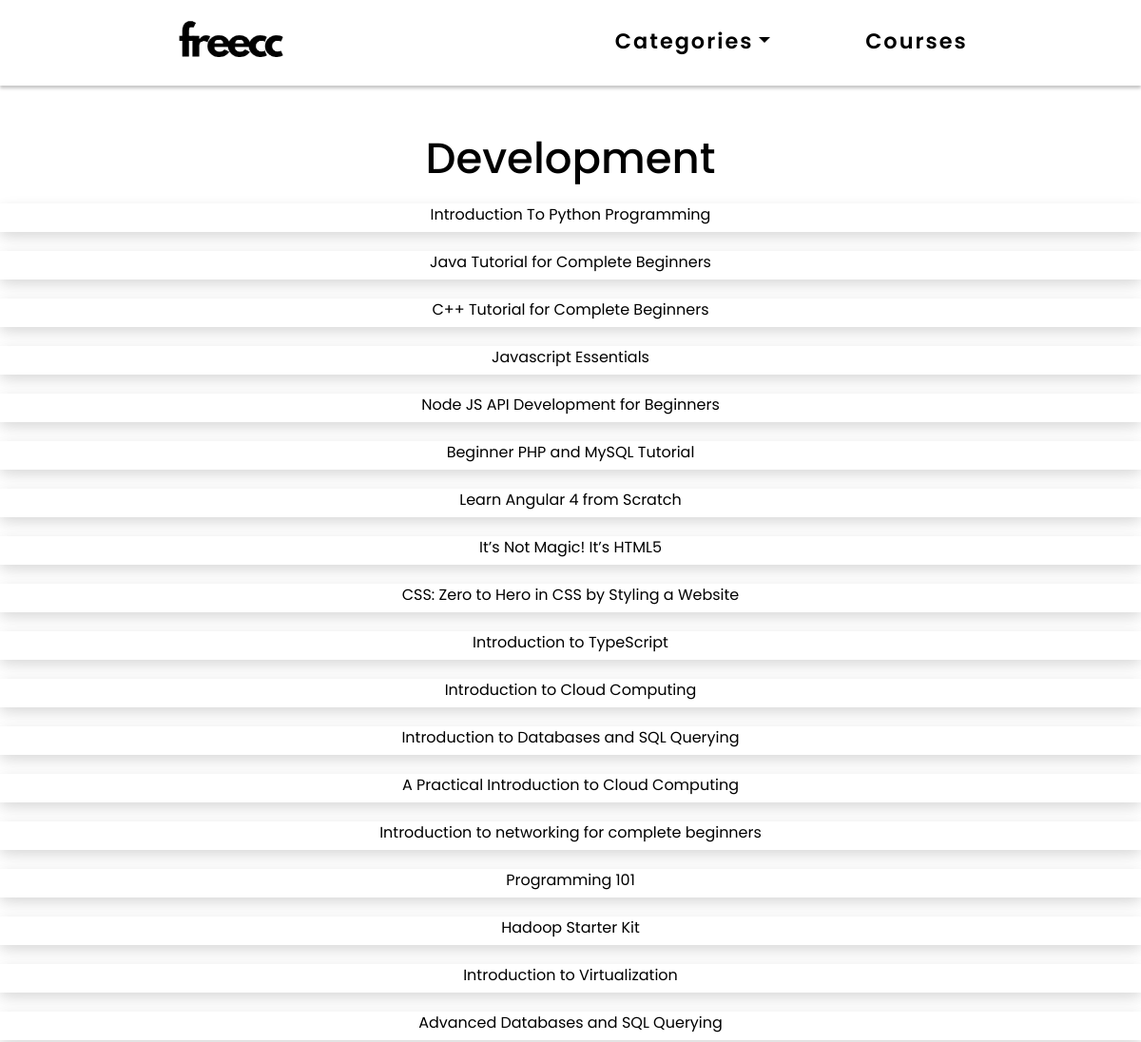
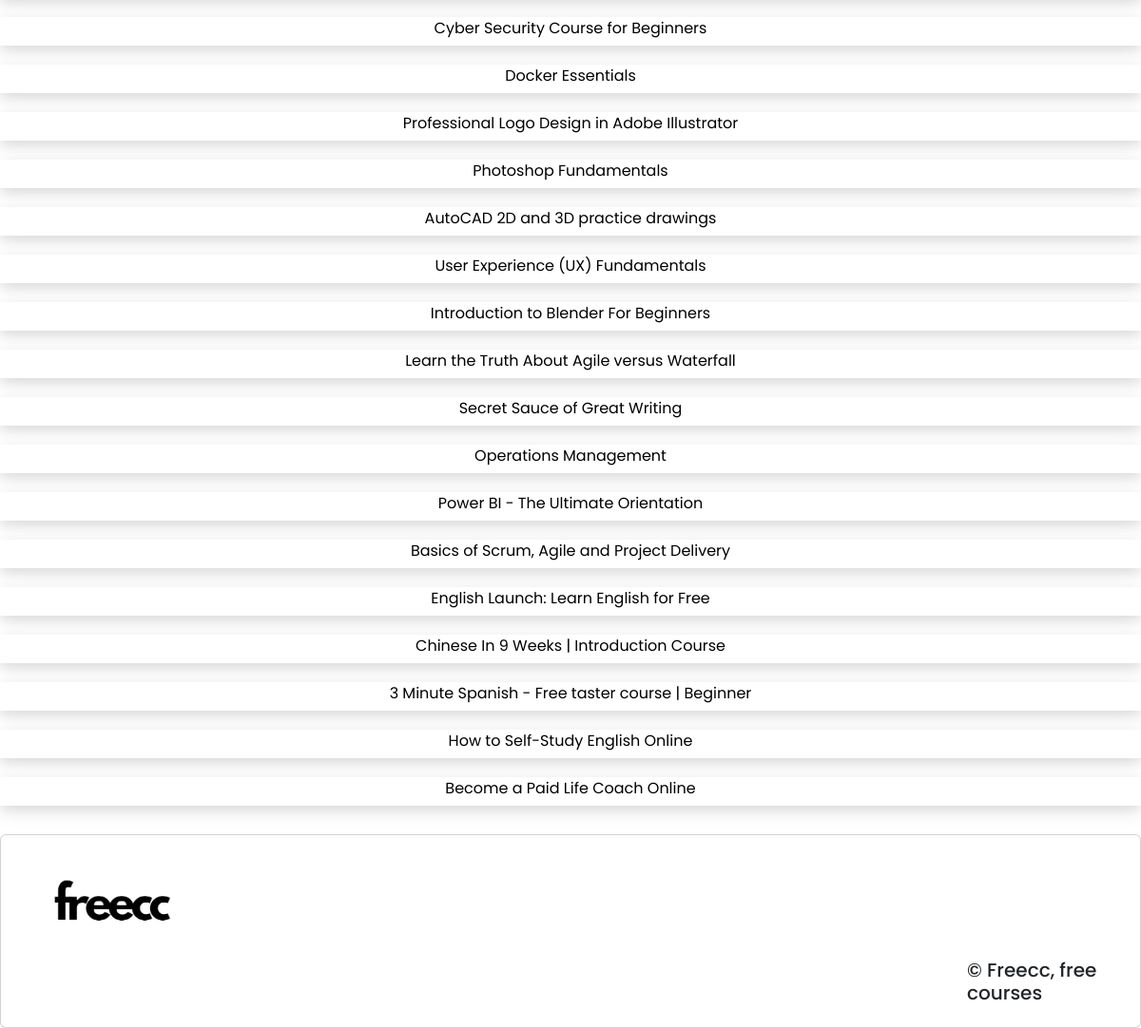
The app's page /category_detail/3/ with its own data (2 pictures, top to bottom).
### course/models.py (models this page shows, shortened)
class Category(models.Model):
      title = models.CharField(max_length=50)
      course = models.ManyToManyField(Course)

class Course(models.Model):
      title = models.CharField(max_length=50)
      desc = models.TextField(max_length=300)
      img = models.ImageField(blank=True)
      url = models.URLField(max_length=200)

### course/views.py (the view)
# urls.py: path('category_detail/<pk>/', views.category_detail, name='category_detail'),
def category_detail(request, pk):
      category_list = Category.objects.get(pk=pk)
      course_set = Course.objects.all()
      context = {
            'category_list': category_list,
            'course_set': course_set
      }
      return render(request, 'course/category_detail.html', context)

### course/templates/course/category_detail.html
{% extends 'base.html' %}
{% load static %}
{% block content %}
<div class="containers">
    <h4><a href="{% url 'course:index' %}">{{ category_list.title }}</a></h4>
    <div class="rows">
        {% for query in course_set.all %}
        <a style="display: flex;" href="/{{ query.id }}">
            {{ query.title }}
        </a>
        {% endfor %}
    </div>
</div>
{% endblock %}

### course/templates/base.html (shortened to what this page needs)
{% load static %}
<!DOCTYPE html>
<html lang="en">
<head>
      <link rel="stylesheet" href="https://cdnjs.cloudflare.com/ajax/libs/font-awesome/4.7.0/css/font-awesome.min.css">
      <link href="https://cdn.jsdelivr.net/npm/bootstrap@5.3.3/dist/css/bootstrap.min.css" rel="stylesheet"
>
      <link rel="stylesheet" href="{% static 'css/base.css' %}">
</head>
<body>
      <header>
            <div class="logo">
                  <a href="{% url 'course:index' %}"><img src="{% static 'images/logo.png' %}" alt="" width="180"></a>
            </div>
            <div class="menu">
                  <ul class="nav nav-pills">
                        <li class="nav-item dropdown">
                              <a class="nav-link dropdown-toggle" data-bs-toggle="dropdown" href="#" role="button"
                                    aria-expanded="false">Categories</a>
                        </li>
                        <li class="nav-item">
                              <a class="nav-link" href="{% url 'course:course' %}">Courses</a>
                        </li>
                  </ul>
            </div>
      </header>
      {% block content %}
      {% endblock %}
            <footer class="card">
                  <div class="card-body" style="display: ruby;">
                        <div class="footer_logo">
                              <a href="{% url 'course:index' %}"><img src="{% static 'images/logo.png' %}" alt="" width="200"></a>
                        </div>
                        <h5 class="card-title" style="margin-left: 1000px;">&copy; Freecc, free courses</h5>
                  </div>
            </footer>
</body>
</html>

### course/static/css/base.css (style rules this page uses)
* { margin: 0; padding: 0; font-family: "Poppins", sans-serif; }
body { display: flex; min-height: 100vh; flex-direction: column; }
header { background-color: #ffffff; width: 100%; height: 90px; display: flex; align-items: center; justify-content: space-around; position: sticky; top: 0; box-shadow: rgba(99, 98, 98, 0.35) 0px 3px 3px; z-index: 10000; }
header .logo { margin-left: 20px; display: flex; align-items: center; }
header .menu ul.nav { list-style: none; display: flex; }
header .menu ul.nav li { margin-left: 50px; margin-right: 50px; border-bottom: 2px solid rgba(255, 255, 255, 0); }
header .menu ul.nav li a { letter-spacing: 2px; color: #000000; font-weight: 600; font-size: 1.4rem; text-decoration: none; padding: 6px 0; }
.containers { width: 100%; margin-top: 50px; position: relative; }
.containers h4 { text-align: center; font-size: 45px; }
.containers h4 a { text-decoration: none; color: #000000; }
.containers .rows a { height: 30px; display: flex; justify-content: center; text-align: center; flex-wrap: wrap; text-decoration: none; margin-top: 20px; color: #000000; background-color: #ffffff; border-width: thin; box-shadow: 0 4px 12px rgba(0, 0, 0, .08), 0 8px 20px rgba(0, 0, 0, .08); }
footer { background-color: #ffffff; width: 100%; position: absolute; margin-top: 30px; }

### records on screen
Category: title "Development"
Course: title "Introduction To Python Programming"
Course: title "Java Tutorial for Complete Beginners"
Course: title "C++ Tutorial for Complete Beginners"
Course: title "Javascript Essentials"
Course: title "Node JS API Development for Beginners"
Course: title "Beginner PHP and MySQL Tutorial"
Course: title "Learn Angular 4 from Scratch"
Course: title "It’s Not Magic! It’s HTML5"
Course: title "CSS: Zero to Hero in CSS by Styling a Website"
Course: title "Introduction to TypeScript"
Course: title "Introduction to Cloud Computing"
Course: title "Introduction to Databases and SQL Querying"
Course: title "A Practical Introduction to Cloud Computing"
Course: title "Introduction to networking for complete beginners"
Course: title "Programming 101"
Course: title "Hadoop Starter Kit"
Course: title "Introduction to Virtualization"
Course: title "Advanced Databases and SQL Querying"
Course: title "Cyber Security Course for Beginners"
Course: title "Docker Essentials"
Course: title "Professional Logo Design in Adobe Illustrator"
Course: title "Photoshop Fundamentals"
Course: title "AutoCAD 2D and 3D practice drawings"
Course: title "User Experience (UX) Fundamentals"
Course: title "Introduction to Blender For Beginners"
Course: title "Learn the Truth About Agile versus Waterfall"
Course: title "Secret Sauce of Great Writing"
Course: title "Operations Management"
Course: title "Power BI - The Ultimate Orientation"
Course: title "Basics of Scrum, Agile and Project Delivery"
Course: title "English Launch: Learn English for Free"
Course: title "Chinese In 9 Weeks | Introduction Course"
Course: title "3 Minute Spanish - Free taster course | Beginner"
Course: title "How to Self-Study English Online"
Course: title "Become a Paid Life Coach Online"
